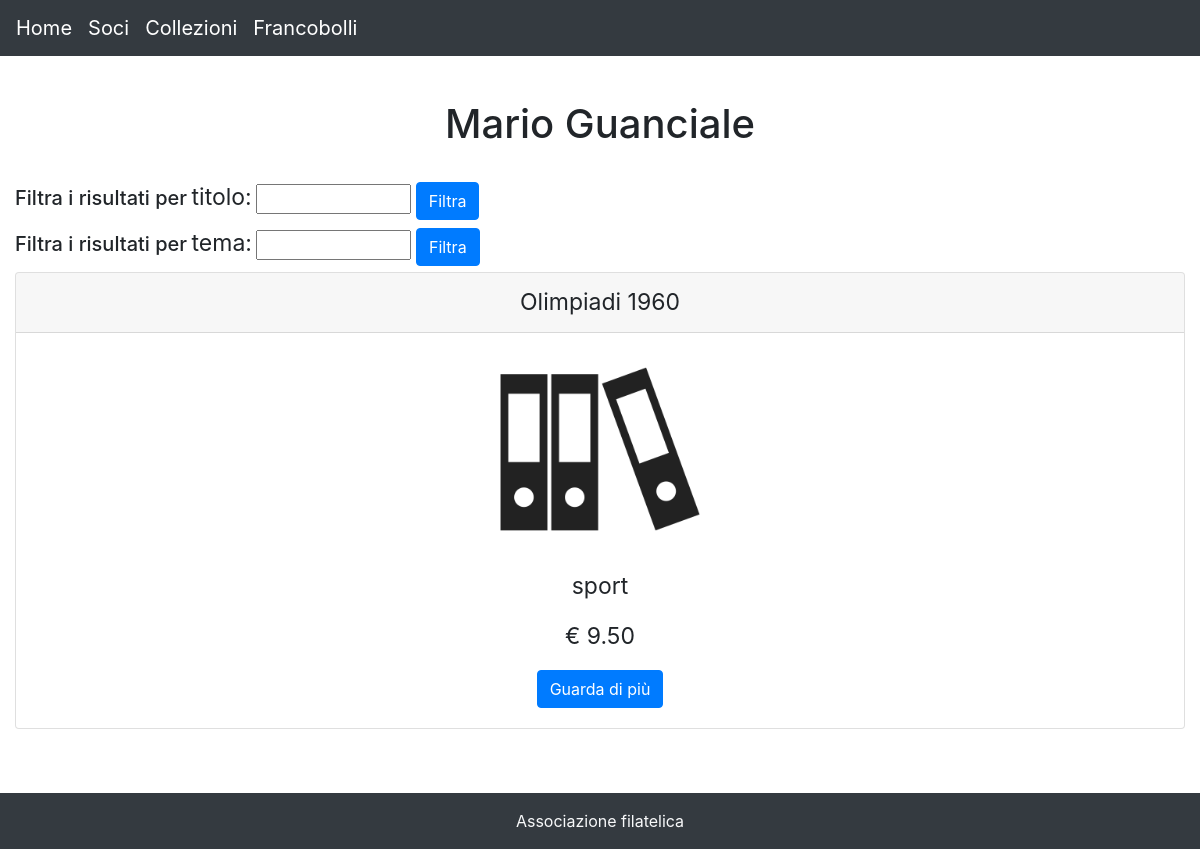
The page /collection.php?id=1 on the database its author committed.
### tables this page shows
CREATE TABLE soci(
  id INT PRIMARY KEY AUTO_INCREMENT,
  nome VARCHAR(30) NOT NULL,
  cognome VARCHAR(30) NOT NULL,
  genere ENUM ("M", "F")
);

CREATE TABLE collezioni(
  id INT PRIMARY KEY AUTO_INCREMENT,
  titolo VARCHAR(50) NOT NULL,
  collezionista INT NOT NULL,
  tema VARCHAR(30) NOT NULL,
  FOREIGN KEY(collezionista) REFERENCES soci(id)
);

### collection.php (the view, shortened to what this page needs)
<?php
require "libs/dbconnection.php";
$count = $card = 0;
if (isset($_GET['id'])) {
  $isCollection = 1; $id = $_GET['id'];
  try {
    if (isset($_POST['title'])){
      $titolo = '"%'.$_POST['title'].'%"';
      $sql = "SELECT * FROM prezzoCollezione WHERE collezionista = $id AND titolo LIKE $titolo";
    } else if (isset($_POST['topic'])){
      $tema = '"%'.$_POST['topic'].'%"';
      $sql = "SELECT * FROM prezzoCollezione WHERE collezionista = $id AND tema LIKE $tema";
    } else {
      $sql = "SELECT * FROM prezzoCollezione WHERE collezionista = $id";
    }
    $rs = $dbConnection->query($sql);
  } catch (PDOException $e) {
    die('Errore nella lettura delle collezioni.');
  }
  try {
    $sqlName = "SELECT * FROM soci WHERE id = $id";
    $rsName = $dbConnection->query($sqlName);
  } catch (PDOException $e) {
    die('Errore nella lettura dei collezionisti.');
  }
  while($rowName = $rsName->fetch()){
    $title = $rowName['nome'] . " " . $rowName['cognome'];
    break;
  }
}
require "libs/header.php";
?>
<br><h1 class="text-center"><?= $title ?></h1><br>
<?php if($isCollection == 1){ $action = "collection.php?id=".$id;} else { $action = "collection.php"; } ?>
<div>
  <form action="<?= $action ?>" method="post">
    <label><h5>Filtra i risultati per </h5></label>
    <label>titolo:</label>
    <input type="text" name="title" style="width:155px">
    <input type="submit" value="Filtra" class="btn btn-primary">
  </form>
</div>
<div>
  <form action="<?= $action ?>" method="post">
    <label><h5>Filtra i risultati per </h5></label>
    <label>tema:</label>
    <input type="text" name="topic" style="width:155px">
    <input type="submit" value="Filtra" class="btn btn-primary">
  </form>
</div>
<?php while ($row = $rs->fetch()) : ?>
  <?php if($card % 4 == 0): ?> <div class="card-deck"> <?php endif; ?>
    <div class="card text-center" style="width: 25rem;">
      <div class="card-header" style="text-align: center;font-size:23px"><?php echo $row['titolo']; ?></div><p></p>
      <div class="card-img-top"> <img src="media/collezione.png" width="200" height="200"> </div>
      <div class="card-body">
        <p><?= $row['tema'] ?></p>
        <p>€ <?= $row['prezzo'] ?></p>
        <a href="poststamp.php?id=<?= $row['id'] ?>" class="btn btn-primary">Guarda di più</a>
      </div>
    </div>
<?php $card = $card + 1; $count = $count + 1; endwhile; ?>
</div><br><br>
<?php require "libs/footer.php"; ?>

### libs/header.php (style rules this page uses)
p, label { font-size:23px }

### rows shown on the page
soci: title "Mario Guanciale"
collezioni: titolo "Olimpiadi 1960", tema "sport", prezzo "9.50"
